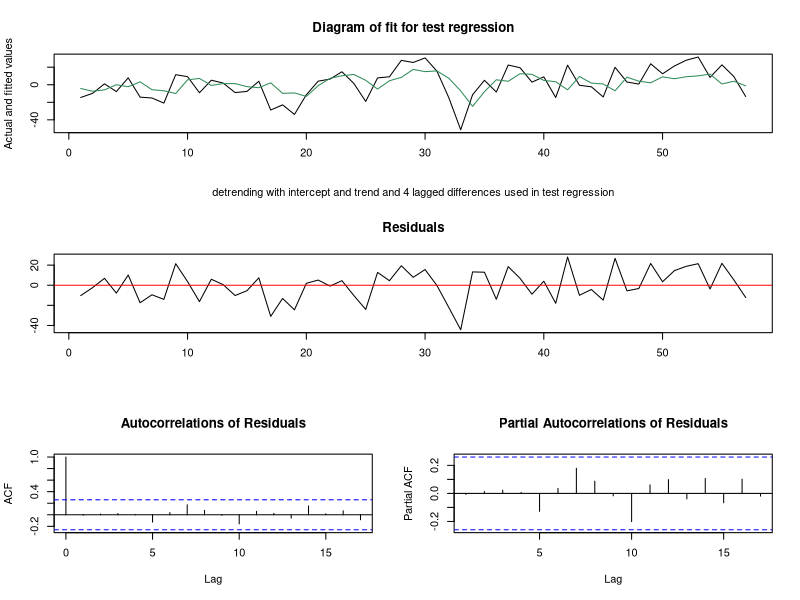
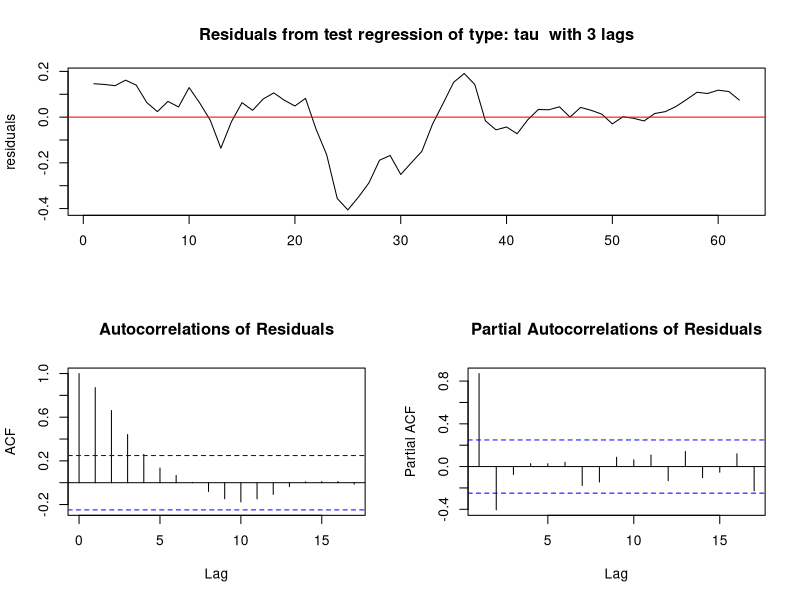
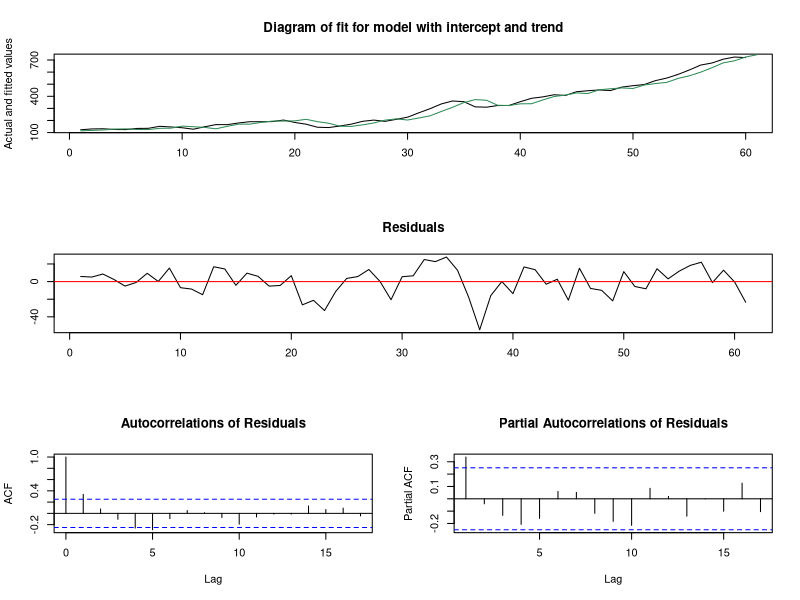
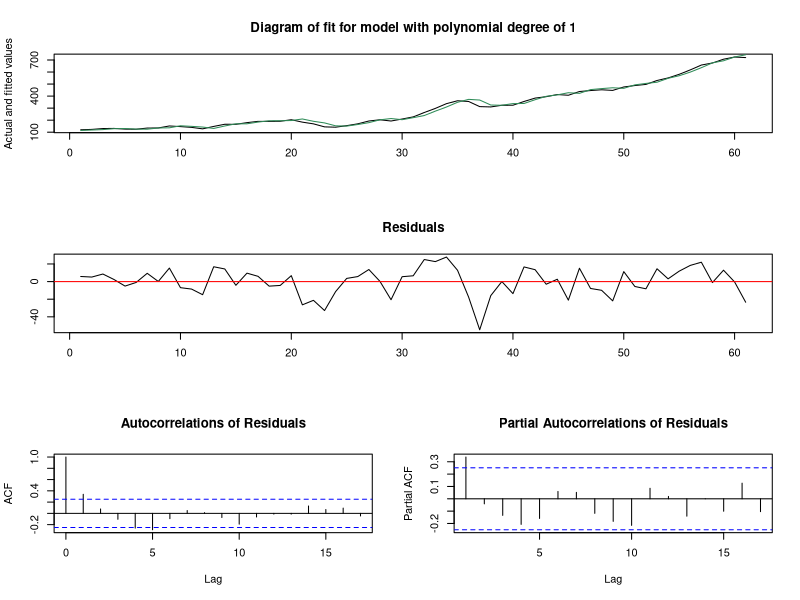
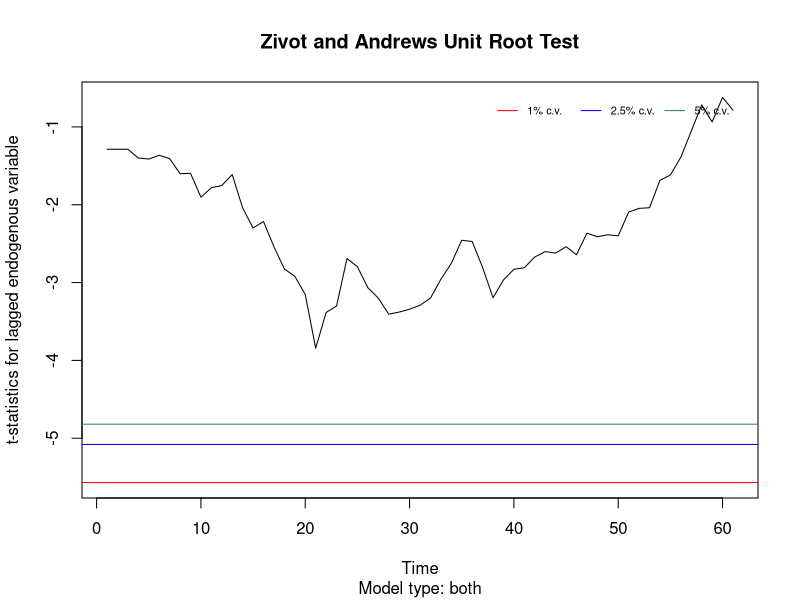
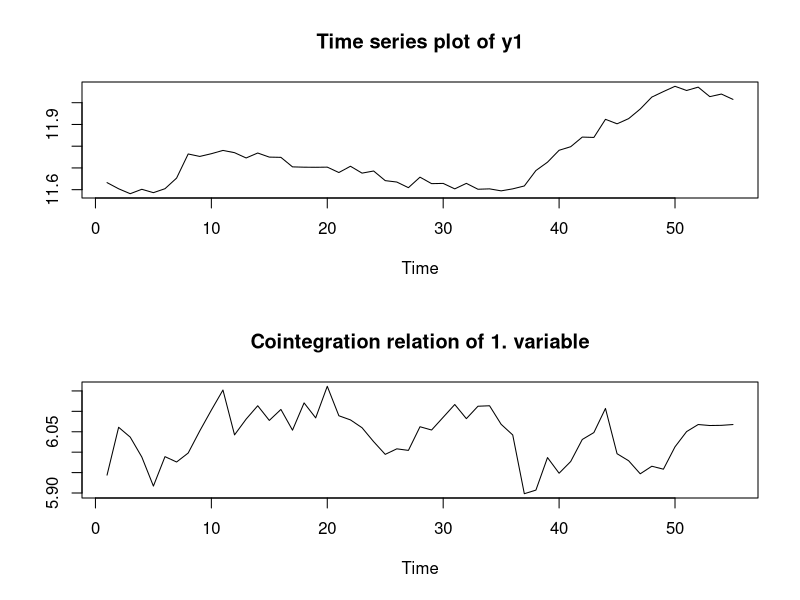
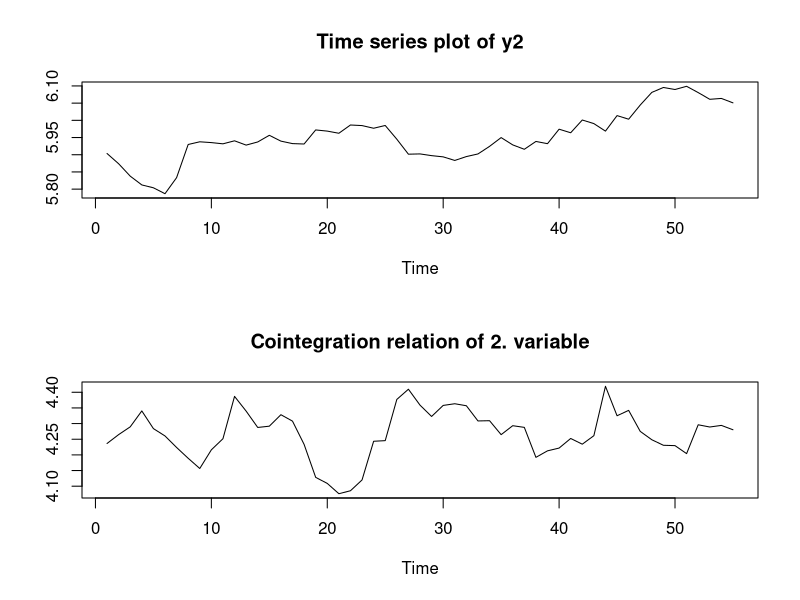
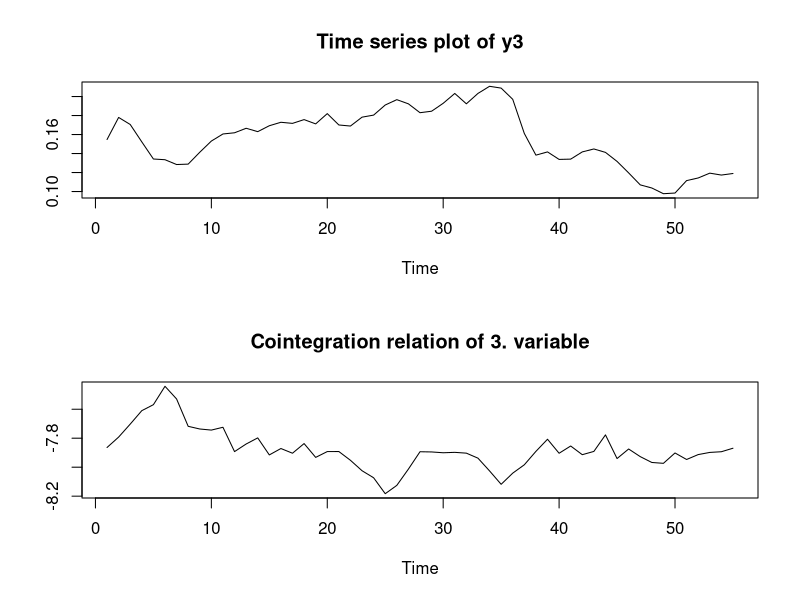

R code for these plots, in order:
library(urca)


### Name: plot-methods
### Title: Methods for Function plot in Package urca
### Aliases: plot plot-methods plot,ur.ers,missing-method
###   plot,ur.kpss,missing-method plot,ca.jo,missing-method
###   plot,ca.po,missing-method plot,ur.pp,missing-method
###   plot,ur.sp,missing-method plot,ur.za,missing-method
###   plot,ur.df,missing-method
### Keywords: methods

### ** Examples

data(nporg)
gnp <- na.omit(nporg[, "gnp.r"])
gnp.l <- log(gnp)
#
ers.gnp <- ur.ers(gnp, type="DF-GLS", model="trend", lag.max=4)
plot(ers.gnp)
#
kpss.gnp <- ur.kpss(gnp.l, type="tau", lags="short")
plot(kpss.gnp)
#
pp.gnp <- ur.pp(gnp, type="Z-tau", model="trend", lags="short")
plot(pp.gnp)
#
sp.gnp <- ur.sp(gnp, type="tau", pol.deg=1, signif=0.01)
plot(sp.gnp)
#
za.gnp <- ur.za(gnp, model="both", lag=2)
plot(za.gnp)
#
data(denmark)
sjd <- denmark[, c("LRM", "LRY", "IBO", "IDE")]
sjd.vecm <- ca.jo(sjd, ecdet="const", type="eigen", K=2, season=4)
plot(sjd.vecm)
